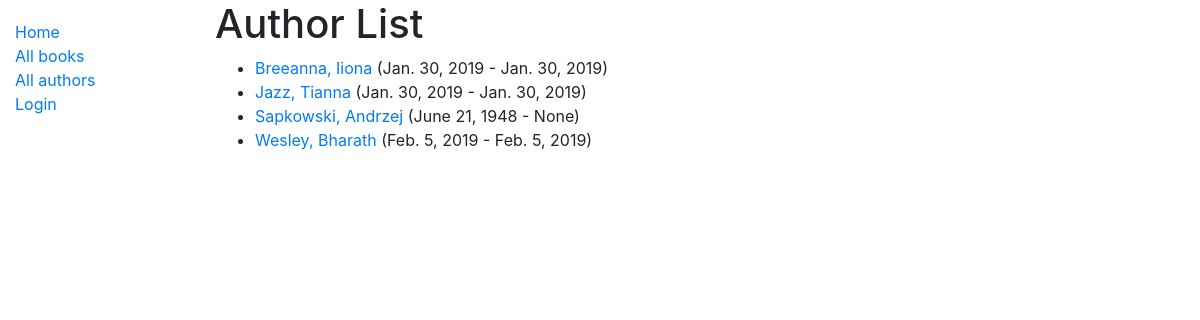
Screenshot of /catalog/authors/ with the database file from the repository.
### catalog/models.py (models this page shows)
class Author(models.Model):
    first_name = models.CharField(max_length=100)
    last_name = models.CharField(max_length=100)
    date_of_birth = models.DateField(null=True, blank=True)
    date_of_death = models.DateField('Died', null=True, blank=True)
    class Meta:
        ordering = ['last_name', 'first_name']
    def get_absolute_url(self):
        return reverse('author-detail', args=[str(self.id)])
    def __str__(self):
        return f'{self.last_name}, {self.first_name}'

### catalog/views.py (the view)
# urls.py: path('authors/', views.AuthorListView.as_view(), name = 'authors'),
class AuthorListView(generic.ListView):
    model = Author
    paginate_by = 10

### catalog/templates/catalog/author_list.html
{% extends "base_generic.html" %}
{% block content %}
  <h1>Author List</h1>
  {% if author_list %}
  <ul>
    {% for author in author_list %}
      <li>
        <a href="{{ author.get_absolute_url }}">{{ author }}</a> ({{ author.date_of_birth }} - {{ author.date_of_death }})
      </li>
    {% endfor %}
  </ul>
  {% else %}
    <p>There are no authors in the library.</p>
  {% endif %}
{% endblock %}

### rows the page displays
Author: last_name+first_name "Breeanna, Iiona", date_of_birth "Jan. 30, 2019", date_of_death "Jan. 30, 2019"
Author: last_name+first_name "Jazz, Tianna", date_of_birth "Jan. 30, 2019", date_of_death "Jan. 30, 2019"
Author: last_name+first_name "Sapkowski, Andrzej", date_of_birth "June 21, 1948", date_of_death "None"
Author: last_name+first_name "Wesley, Bharath", date_of_birth "Feb. 5, 2019", date_of_death "Feb. 5, 2019"
